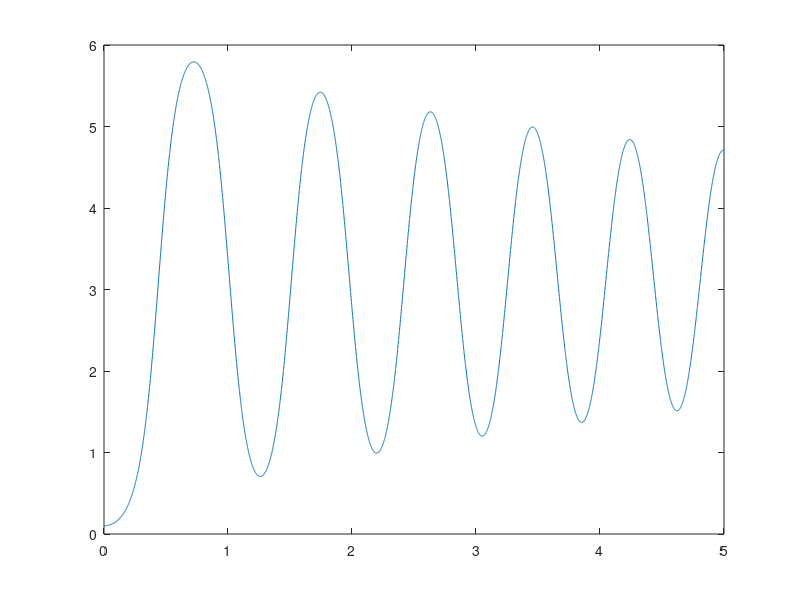
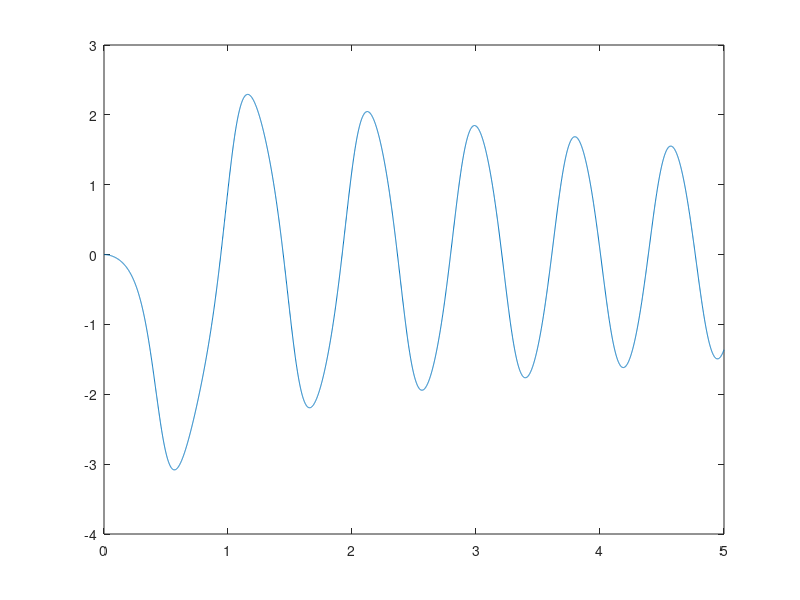
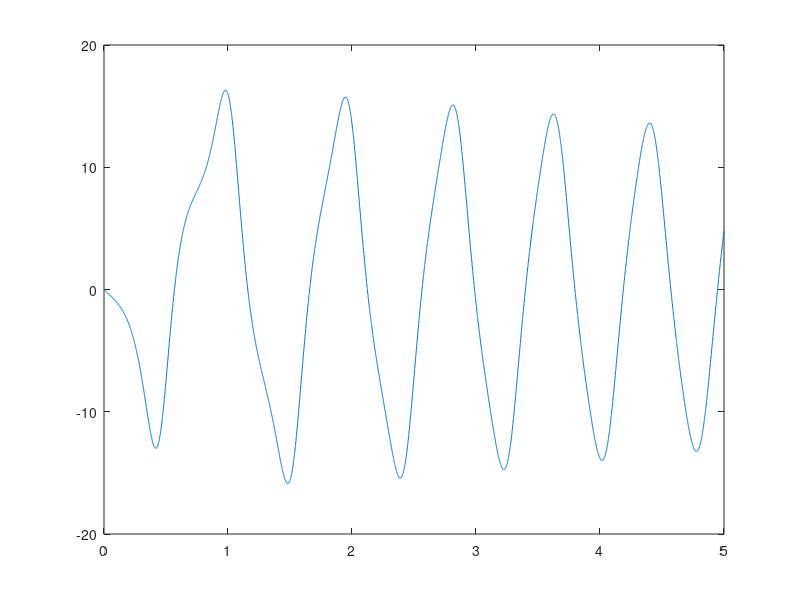

The MATLAB source for these figures, in order:
clear
clc


g = 9.80665;
l = 0.1;
l_g = l/2;
m1 = 0.1;
m2 = 1;
r = 0.025; % [m]
I1 = (1/12) * m1 * (l)^2; 
I2 = (1/2) * m2 * r^2;
c1 = 1*10^-3; % 粘性係数 1*10^-3
c2 = 1*10^-3; % フライホイールの粘性係数

dt = 0.001;
t = 0 : dt : 5;
i = 0;
dth1 = 0;
dth2 = 0;
th1 = 0.1;
th2 = 0;
Tw = 0;

s_th1 = [];
s_th2 = [];
s_dth2 = [];
for n = t
    i = i + 1;
%     ddth1 = (Tw - c1*dth1 + c2*dth2 + g*sin(th1)*(l*m2 + l_g*m1))/(m2*l^2 + m1*l_g^2 + I1);
%     ddth2 = -(Tw - c1*dth1 + c2*dth2 + (I1*(Tw + c2*dth2))/I2 + g*sin(th1)*(l*m2 + l_g*m1) + (l^2*m2*(Tw + c2*dth2))/I2 + (l_g^2*m1*(Tw + c2*dth2))/I2)/(m2*l^2 + m1*l_g^2 + I1);
    ddth1 = -(Tw + c1*dth1 - c2*dth2 - g*sin(th1)*(l*m2 + l_g*m1))/(m2*l^2 + m1*l_g^2 + I1)
    ddth2 = (c1*dth1 + ((Tw - c2*dth2)*(m2*l^2 + m1*l_g^2 + I1 + I2))/I2 - g*sin(th1)*(l*m2 + l_g*m1))/(m2*l^2 + m1*l_g^2 + I1)
    dth1 = dth1 + ddth1 * dt;
    dth2 = dth2 + ddth2 * dt;
    
    th1 = th1 + dth1 * dt;
    th2 = th2 + dth2 * dt;
    
    s_th1 = [s_th1 th1];
    s_th2 = [s_th2 th2];
    s_dth2 = [s_dth2 dth2];
end

figure(1)
plot(t, s_th1)

figure(2)
plot(t, s_th2)

figure(3)
plot(t, s_dth2)